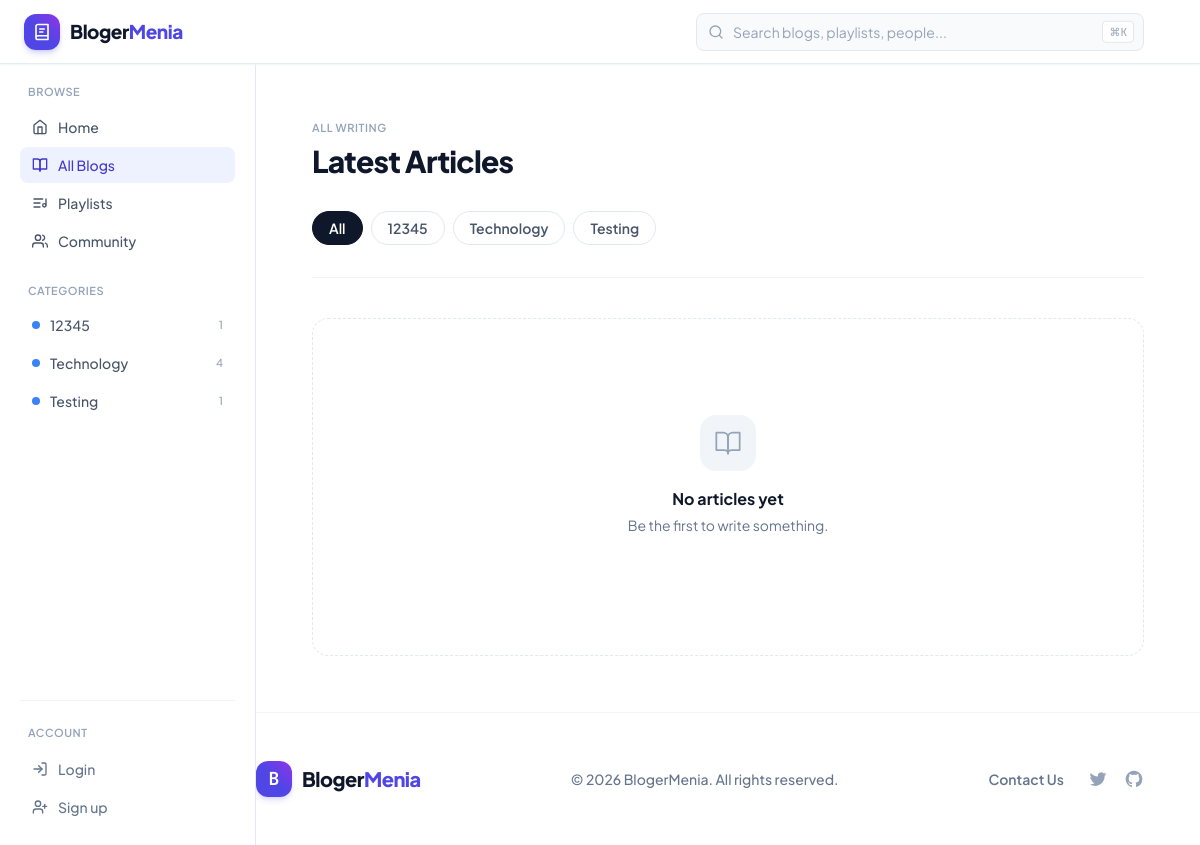
Before: /blogs/?category=devops-cloud with the older database file.
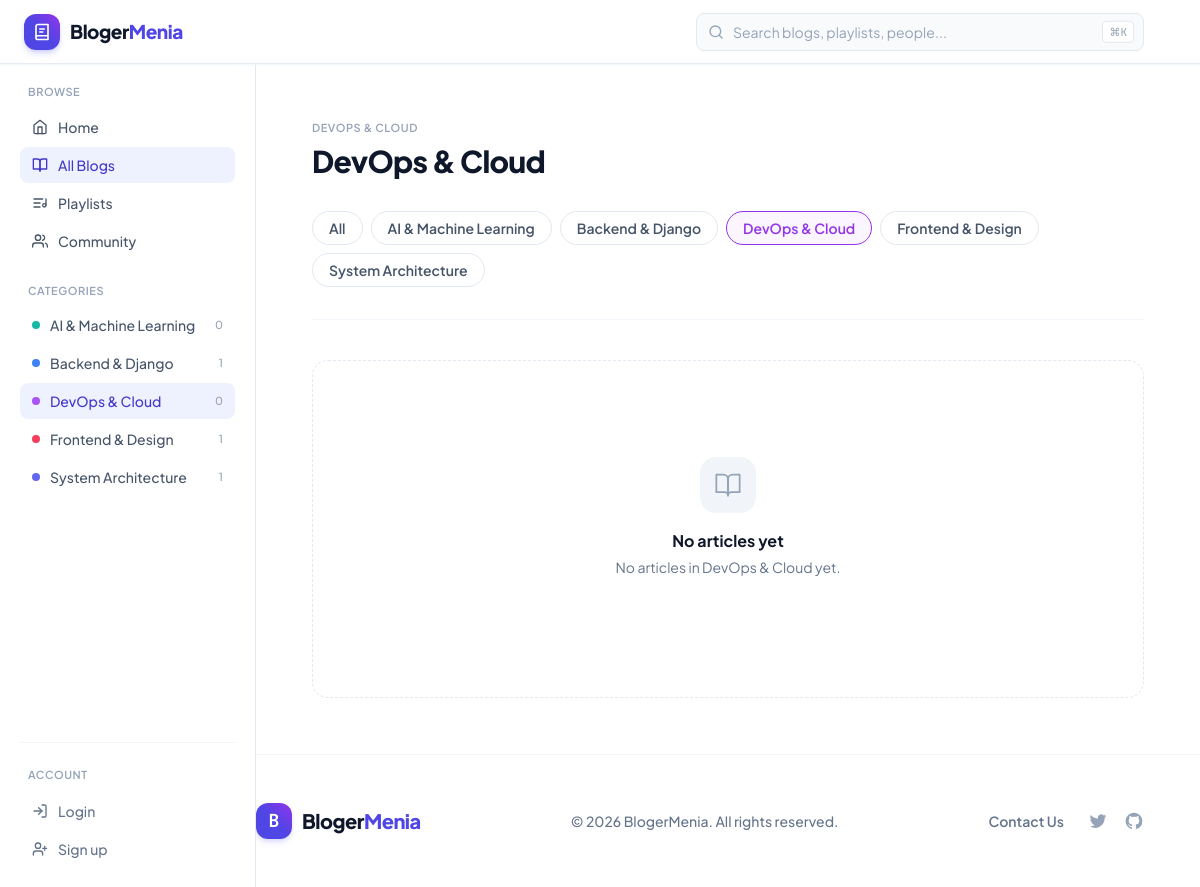
After: the same page with the newer database file.
### blog/models.py (models this page shows, shortened)
class Category(models.Model):
    name = models.CharField(max_length=100, unique=True)
    slug = models.SlugField(unique=True, blank=True)
    color = models.CharField(max_length=20, default='blue', choices=[(k, k) for k in CATEGORY_COLORS])
    @property
    def text_class(self):
        return CATEGORY_COLORS.get(self.color, CATEGORY_COLORS['blue'])[0]
    @property
    def bg_class(self):
        return CATEGORY_COLORS.get(self.color, CATEGORY_COLORS['blue'])[1]
    class Meta:
        verbose_name_plural = "Categories"
        ordering = ['name']

### blog/views/blog_views.py (the view)
# urls.py: path('blogs/', BlogListView.as_view(), name='blog_list'),
class BlogListView(ListView):
    model = Blog
    template_name = 'blog/blog_list.html'
    context_object_name = 'blogs'
    paginate_by = 10
    def get_queryset(self):
        qs = (
            Blog.objects.filter(is_published=True)
            .select_related('author', 'category')
            .annotate(like_count=Count('likes'))
        )
        slug = self.request.GET.get('category')
        if slug:
            qs = qs.filter(category__slug=slug)
        return qs
    def get_context_data(self, **kwargs):
        context = super().get_context_data(**kwargs)
        slug = self.request.GET.get('category')
        if slug:
            context['current_category'] = Category.objects.filter(slug=slug).first()
        return context

### blogermenia/context_processors.py (called while the page is built)
def global_context(request):
    return {
        'all_categories': Category.objects.all(),
    }

### blog/templates/blog/blog_list.html (shortened to what the changed rows need)
{% extends "base.html" %}
{% block content %}
{% include "partials/sidebar.html" with active="blog_list" active_category=current_category.slug %}
<main class="pt-16 lg:pl-64">
  <div class="max-w-5xl px-8 sm:px-14 py-14">
    <div class="flex items-center justify-between mb-8">
      <div>
        <p class="text-[11px] font-semibold tracking-wider text-slate-400 mb-1.5">
          {% if current_category %}{{ current_category.name|upper }}{% else %}ALL WRITING{% endif %}
        </p>
        <h1 class="text-3xl font-extrabold tracking-tight text-slate-900">
          {% if current_category %}{{ current_category.name }}{% else %}Latest Articles{% endif %}
        </h1>
      </div>
    </div>
    {% if all_categories %}
    <div class="flex items-center gap-2 flex-wrap mb-10 pb-8 border-b border-slate-100">
      <a href="{% url 'blog_list' %}"
        class="px-4 py-1.5 rounded-full text-sm font-semibold border transition-colors
               {% if not current_category %}bg-slate-900 text-white border-slate-900{% else %}border-slate-200 text-slate-600 hover:border-slate-400 hover:text-slate-900{% endif %}">
        All
      </a>
      {% for cat in all_categories %}
      <a href="{% url 'blog_list' %}?category={{ cat.slug }}"
        class="px-4 py-1.5 rounded-full text-sm font-semibold border transition-colors
               {% if current_category.slug == cat.slug %}{{ cat.bg_class }} {{ cat.text_class }} border-current{% else %}border-slate-200 text-slate-600 hover:border-slate-400 hover:text-slate-900{% endif %}">
        {{ cat.name }}
      </a>
      {% endfor %}
    </div>
    {% endif %}
    {% if blogs %}
    {% with blog=blogs.0 %}
    <a href="{% url 'blog_detail' blog.slug %}" class="group block rounded-2xl border border-slate-100 hover:border-slate-200 hover:shadow-xl hover:shadow-slate-200/60 transition-all overflow-hidden mb-8">
      <div class="sm:flex">
        <div class="sm:w-64 sm:flex-shrink-0 h-52 sm:h-auto overflow-hidden flex items-center justify-center relative bg-slate-100 [&>svg]:w-full [&>svg]:h-full [&>svg]:object-cover">
          {% if blog.image %}
          <img src="{{ blog.image.url }}" alt="{{ blog.title }}" class="w-full h-full object-cover">
          {% else %}
          {{ blog.avatar_svg|safe }}
          {% endif %}
          <span class="absolute top-3 left-3 bg-black/40 text-white text-[10px] font-bold px-2 py-0.5 rounded-full uppercase tracking-wide">Featured</span>
        </div>
        <div class="flex-1 p-7 flex flex-col justify-between">
          <div>
            {% if blog.category %}
            <span class="text-[11px] font-bold tracking-wide {{ blog.category.text_class }} {{ blog.category.bg_class }} rounded-full px-2.5 py-1 uppercase">{{ blog.category.name }}</span>
            {% else %}
            <span class="text-[11px] font-bold tracking-wide text-slate-500 bg-slate-100 rounded-full px-2.5 py-1">ARTICLE</span>
            {% endif %}
            <h2 class="font-extrabold text-slate-900 text-xl sm:text-2xl mt-4 mb-3 group-hover:text-brand-700 transition-colors leading-snug">{{ blog.title }}{% if blog.posted_on_linkedin and blog.linkedin_post_url %} <span class="inline-flex text-[#0A66C2] align-middle ml-1" title="Posted on LinkedIn"><svg class="w-3.5 h-3.5" fill="currentColor" viewBox="0 0 24 24"><path d="M19 0h-14c-2.761 0-5 2.239-5 5v14c0 2.761 2.239 5 5 5h14c2.762 0 5-2.239 5-5v-14c0-2.761-2.238-5-5-5zm-11 19h-3v-11h3v11zm-1.5-12.268c-.966 0-1.75-.79-1.75-1.764s.784-1.764 1.75-1.764 1.75.79 1.75 1.764-.783 1.764-1.75 1.764zm13.5 12.268h-3v-5.604c0-3.368-4-3.113-4 0v5.604h-3v-11h3v1.765c1.396-2.586 7-2.777 7 2.476v6.759z"/></svg></span>{% endif %}</h2>
            <p class="text-sm text-slate-500 leading-relaxed line-clamp-3">{% firstof blog.excerpt blog.subtitle blog.content|striptags|truncatewords:40 %}</p>
          </div>
          <div class="flex items-center gap-3 mt-5 pt-4 border-t border-slate-100">
            <div class="w-7 h-7 rounded-full overflow-hidden flex-shrink-0 [&>svg]:w-full [&>svg]:h-full">
              {% if blog.author.profile_picture %}
              <img src="{{ blog.author.profile_picture.url }}" alt="{{ blog.author.username }}" class="w-full h-full object-cover">
              {% else %}
              {{ blog.author.avatar_svg|safe }}
              {% endif %}
            </div>
            <span class="text-xs text-slate-500 font-medium">{{ blog.author.get_full_name|default:blog.author.username }}</span>
            <span class="text-slate-300">·</span>
            <span class="text-xs text-slate-400">{{ blog.created_at|date:"M d, Y" }}</span>
            <span class="text-slate-300">·</span>
            <span class="text-xs text-slate-400">{{ blog.read_count }} reads</span>
            <span class="ml-auto flex items-center gap-1 text-xs text-slate-400">
              <svg width="13" height="13" viewBox="0 0 24 24" fill="none" stroke="currentColor" stroke-width="2"><path d="M20.84 4.61a5.5 5.5 0 0 0-7.78 0L12 5.67l-1.06-1.06a5.5 5.5 0 0 0-7.78 7.78l1.06 1.06L12 21.23l7.78-7.78 1.06-1.06a5.5 5.5 0 0 0 0-7.78z"/></svg>
              {{ blog.like_count }}
            </span>
          </div>
        </div>
      </div>
    </a>
    {% endwith %}
    {% if blogs|length > 1 %}
    <div class="grid sm:grid-cols-2 gap-6">
      {% for blog in blogs %}
      {% if not forloop.first %}
      <a href="{% url 'blog_detail' blog.slug %}" class="group flex flex-col rounded-2xl border border-slate-100 hover:border-slate-200 hover:shadow-lg hover:shadow-slate-200/50 transition-all overflow-hidden">
        <div class="h-44 overflow-hidden bg-slate-100 flex items-center justify-center flex-shrink-0 [&>svg]:w-full [&>svg]:h-full [&>svg]:object-cover">
          {% if blog.image %}
          <img src="{{ blog.image.url }}" alt="{{ blog.title }}" class="w-full h-full object-cover">
          {% else %}
          {{ blog.avatar_svg|safe }}
          {% endif %}
        </div>
        <div class="flex flex-col flex-1 p-5">
          {% if blog.category %}
          <span class="text-[11px] font-bold tracking-wide {{ blog.category.text_class }} {{ blog.category.bg_class }} rounded-full px-2.5 py-1 uppercase w-fit mb-3">{{ blog.category.name }}</span>
          {% else %}
          <span class="text-[11px] font-bold tracking-wide text-slate-500 bg-slate-100 rounded-full px-2.5 py-1 w-fit mb-3">ARTICLE</span>
          {% endif %}
          <h2 class="font-bold text-slate-900 text-[15px] leading-snug mb-2 group-hover:text-brand-700 transition-colors">{{ blog.title }}{% if blog.posted_on_linkedin and blog.linkedin_post_url %} <span class="inline-flex text-[#0A66C2] align-middle ml-1" title="Posted on LinkedIn"><svg class="w-3.5 h-3.5" fill="currentColor" viewBox="0 0 24 24"><path d="M19 0h-14c-2.761 0-5 2.239-5 5v14c0 2.761 2.239 5 5 5h14c2.762 0 5-2.239 5-5v-14c0-2.761-2.238-5-5-5zm-11 19h-3v-11h3v11zm-1.5-12.268c-.966 0-1.75-.79-1.75-1.764s.784-1.764 1.75-1.764 1.75.79 1.75 1.764-.783 1.764-1.75 1.764zm13.5 12.268h-3v-5.604c0-3.368-4-3.113-4 0v5.604h-3v-11h3v1.765c1.396-2.586 7-2.777 7 2.476v6.759z"/></svg></span>{% endif %}</h2>
          <p class="text-sm text-slate-500 leading-relaxed line-clamp-2 flex-1">{% firstof blog.excerpt blog.subtitle blog.content|striptags|truncatewords:22 %}</p>
          <div class="flex items-center gap-2.5 mt-4 pt-4 border-t border-slate-100">
            <div class="w-6 h-6 rounded-full overflow-hidden flex-shrink-0 [&>svg]:w-full [&>svg]:h-full">
              {% if blog.author.profile_picture %}
              <img src="{{ blog.author.profile_picture.url }}" alt="{{ blog.author.username }}" class="w-full h-full object-cover">
              {% else %}
              {{ blog.author.avatar_svg|safe }}
              {% endif %}
            </div>
            <span class="text-xs text-slate-500 font-medium truncate">{{ blog.author.get_full_name|default:blog.author.username }}</span>
            <span class="text-slate-300 flex-shrink-0">·</span>
            <span class="text-xs text-slate-400 flex-shrink-0">{{ blog.created_at|date:"M d" }}</span>
            <span class="ml-auto flex items-center gap-1 text-xs text-slate-400 flex-shrink-0">
              <svg width="12" height="12" viewBox="0 0 24 24" fill="none" stroke="currentColor" stroke-width="2"><path d="M20.84 4.61a5.5 5.5 0 0 0-7.78 0L12 5.67l-1.06-1.06a5.5 5.5 0 0 0-7.78 7.78l1.06 1.06L12 21.23l7.78-7.78 1.06-1.06a5.5 5.5 0 0 0 0-7.78z"/></svg>
              {{ blog.like_count }}
            </span>
          </div>
        </div>
      </a>
      {% endif %}
      {% endfor %}
    </div>
    {% endif %}
    {% else %}
    <div class="text-center py-24 border border-dashed border-slate-200 rounded-2xl">
      <div class="w-14 h-14 rounded-2xl bg-slate-100 flex items-center justify-center mx-auto mb-4">
        <svg class="w-7 h-7 text-slate-400" viewBox="0 0 24 24" fill="none" stroke="currentColor" stroke-width="1.5" stroke-linecap="round" stroke-linejoin="round"><path d="M2 3h6a4 4 0 0 1 4 4v14a3 3 0 0 0-3-3H2z"/><path d="M22 3h-6a4 4 0 0 0-4 4v14a3 3 0 0 1 3-3h7z"/></svg>
      </div>
      <h3 class="font-bold text-slate-900 mb-1">No articles yet</h3>
      <p class="text-slate-500 text-sm mb-6">{% if current_category %}No articles in {{ current_category.name }} yet.{% else %}Be the first to write something.{% endif %}</p>
    </div>
    {% endif %}
  </div>
</main>
{% endblock %}

### blogermenia/templates/partials/sidebar.html (shortened to what the changed rows need)
<aside class="fixed top-16 left-0 bottom-0 w-64 border-r border-slate-200 bg-white overflow-y-auto hidden lg:block">
  <nav class="p-5 flex flex-col gap-6 h-full">
    {% if all_categories %}
    <div>
      <ul class="flex flex-col gap-0.5">
        {% for cat in all_categories %}
        <li>
          <a href="{% url 'blog_list' %}?category={{ cat.slug }}" class="flex items-center gap-2.5 px-3 py-2 rounded-lg font-medium text-sm transition-colors {% if active_category == cat.slug %}bg-brand-50 text-brand-700{% else %}text-slate-600 hover:bg-slate-50 hover:text-slate-900{% endif %}">
            <span class="w-2 h-2 rounded-full
              {% if cat.color == 'blue' %}bg-blue-500
              {% elif cat.color == 'rose' %}bg-rose-500
              {% elif cat.color == 'amber' %}bg-amber-500
              {% elif cat.color == 'purple' %}bg-purple-500
              {% elif cat.color == 'teal' %}bg-teal-500
              {% else %}bg-indigo-500{% endif %}"></span>
            {{ cat.name }}
            <span class="ml-auto text-[11px] text-slate-400">{{ cat.blogs.count }}</span>
          </a>
        </li>
        {% endfor %}
      </ul>
    </div>
    {% endif %}
  </nav>
</aside>

Changed rows visible on the page:
removed Category: name "12345", blogs.count "1"
removed Category: name "Technology", blogs.count "4"
removed Category: name "Testing", blogs.count "1"
added Category: name "AI & Machine Learning", blogs.count "0"
added Category: name "Backend & Django", blogs.count "1"
added Category: name "DevOps & Cloud", blogs.count "0", name "DEVOPS & CLOUD", slug "devops-cloud" (drawn), color "purple" (drawn)
added Category: name "Frontend & Design", blogs.count "1"
added Category: name "System Architecture", blogs.count "1"
Other visible differences:
text no longer shown: "ALL WRITING Latest Articles Be the first to write something."
text now shown: "No articles in yet."
